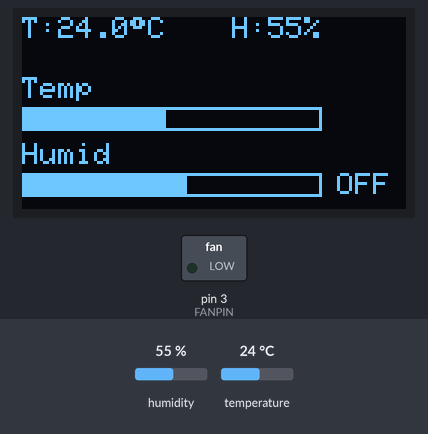
The sketch below on a simulated Arduino Uno, built with avr-gcc and run on an emulated ATmega328P. On the bench: 128×64 one-colour display, switched loads named in the sketch (green lamp = pin HIGH). The test bench sets the inputs (shaded band); at power-on: temperature 24 °C, humidity 55 %.

Above: at 5.7 s.
5.8 s: temperature set to 34.2 °C
At 7.5 s:
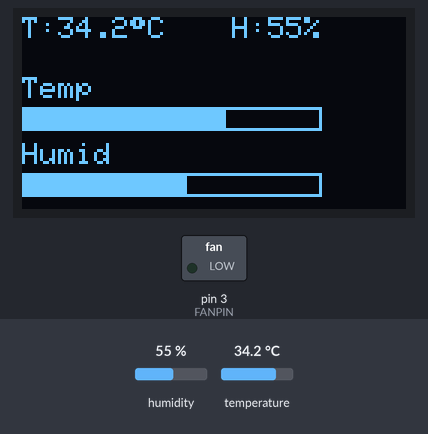
8.5 s: temperature set to 35.6 °C
At 9.1 s:
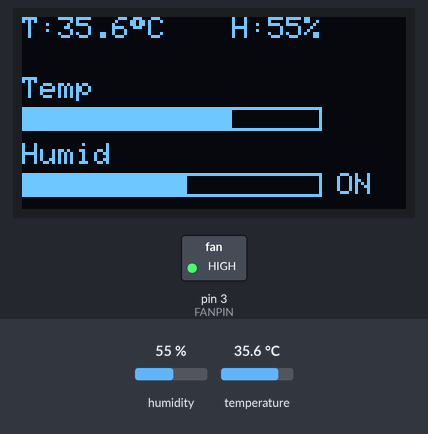
11.2 s: humidity set to 22 %
At 13.6 s:
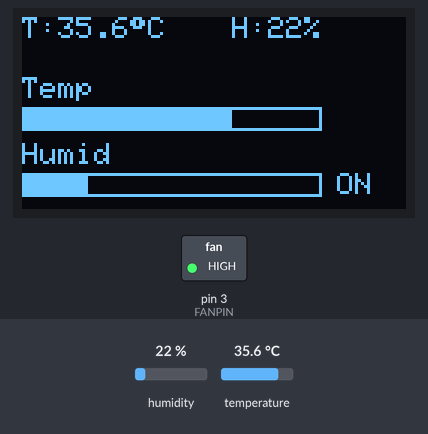
14.2 s: temperature set to 30.5 °C
At 15.2 s:
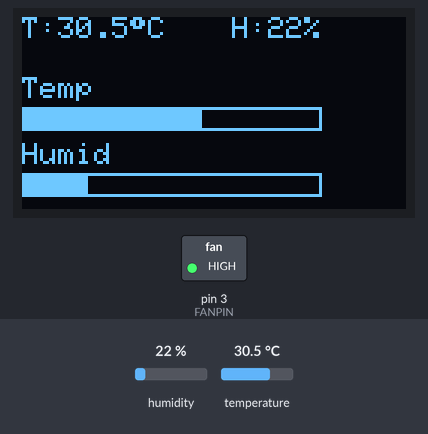
16.9 s: temperature set to 29.2 °C
At 19.6 s:
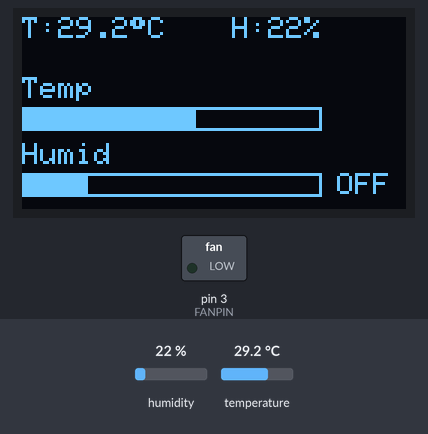
20.3 s: humidity set to 40 %
At 21.2 s:
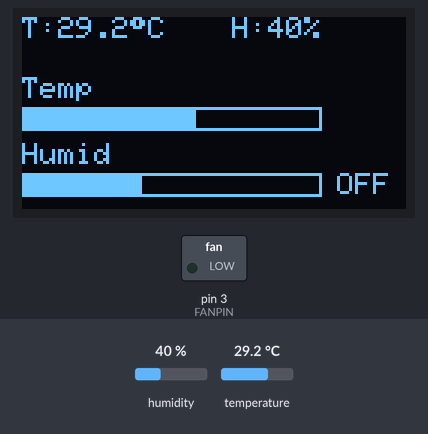
Timing chart, 0 to 23.3 s (numbered marks = the images above; inputs shaded):
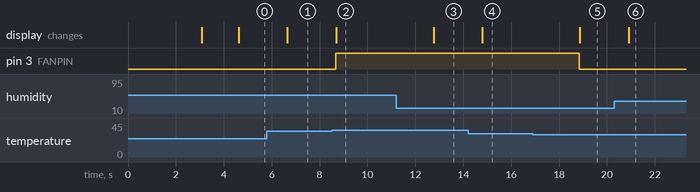

Measured:
- the behaviour switches between 35 and 35.1 °C on temperature (found by bisection; images 1 and 2)
- the behaviour switches between 30 and 29.9 °C on temperature (found by bisection; images 4 and 5)
- after the input at 5.8 s, the display: changes after 0.86 s (image 1)
- after the input at 8.5 s, pin 3 (FANPIN): LOW → HIGH after 0.17 s; the display: changes after 0.19 s (image 2)
- after the input at 11.2 s, the display: changes after 1.6 s (image 3)
- after the input at 14.2 s, the display: changes after 0.60 s (image 4)
- after the input at 16.9 s, pin 3 (FANPIN): HIGH → LOW after 1.9 s; the display: changes after 2.0 s (image 5)
- after the input at 20.3 s, the display: changes after 0.61 s (image 6)

The sketch:

sketch_jun18a.ino
```cpp
#include <Wire.h>
#include <Adafruit_GFX.h>
#include <Adafruit_SSD1306.h>
#include "DHT.h"

// OLED settings
#define SCREEN_WIDTH 128
#define SCREEN_HEIGHT 64
#define OLED_RESET -1
#define SCREEN_ADDRESS 0x3C
Adafruit_SSD1306 display(SCREEN_WIDTH, SCREEN_HEIGHT, &Wire, OLED_RESET);

// DHT sensor
#define DHTPIN 2
#define DHTTYPE DHT22
DHT dht(DHTPIN, DHTTYPE);

// Fan pin and thresholds
#define FANPIN 3
#define FAN_ON_TEMP 35
#define FAN_OFF_TEMP 30

void setup() {
  display.begin(SSD1306_SWITCHCAPVCC, SCREEN_ADDRESS);
  display.clearDisplay();
  display.setTextSize(1);
  display.setTextColor(SSD1306_WHITE);

  // Intro screen
  display.setCursor(15, 20); // Area kuning
  display.print("Hello Fauzan,");
  display.setCursor(5, 35);
  display.print("Have a Nice Day :)");
  display.display();
  delay(3000);

  // Setelah intro, masuk init
  display.clearDisplay();
  display.setCursor(20, 4);
  display.print("Automatic Fan");
  display.display();
  delay(1500);

  dht.begin();
  pinMode(FANPIN, OUTPUT);
  digitalWrite(FANPIN, LOW);
}

void loop() {
  float suhu = dht.readTemperature();
  float kelembapan = dht.readHumidity();

  if (isnan(suhu) || isnan(kelembapan)) {
    display.clearDisplay();
    display.setCursor(0, 0);
    display.print("Sensor Error!");
    display.display();
    delay(2000);
    return;
  }

  // Normalisasi nilai ke panjang bar
  int barSuhu = map((int)suhu, 0, 50, 0, 100);
  int barKelembapan = map((int)kelembapan, 0, 100, 0, 100);

  display.clearDisplay();
  display.setTextSize(1);

  // Header (bagian kuning)
  display.setCursor(0, 0);
  display.print("T:");
  display.print(suhu, 1);
  display.write(247);
  display.print("C");

  display.setCursor(70, 0);
  display.print("H:");
  display.print(kelembapan, 0);
  display.print("%");

  // Bar suhu
  display.setCursor(0, 20);
  display.print("Temp");
  display.drawRect(0, 30, 100, 8, SSD1306_WHITE);
  display.fillRect(0, 30, barSuhu, 8, SSD1306_WHITE);

  // Bar kelembapan
  display.setCursor(0, 42);
  display.print("Humid");
  display.drawRect(0, 52, 100, 8, SSD1306_WHITE);
  display.fillRect(0, 52, barKelembapan, 8, SSD1306_WHITE);

  // Fan status
  if (suhu > FAN_ON_TEMP) {
    digitalWrite(FANPIN, HIGH);
    display.setCursor(105, 52);
    display.print("ON ");
  } else if (suhu < FAN_OFF_TEMP) {
    digitalWrite(FANPIN, LOW);
    display.setCursor(105, 52);
    display.print("OFF");
  }

  display.display();
  delay(2000);
}
```
